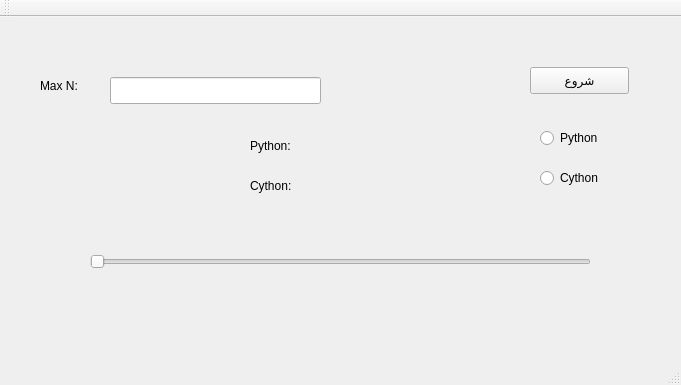
<?xml version="1.0" encoding="UTF-8"?>
<ui version="4.0">
 <class>MainWindow</class>
 <widget class="QMainWindow" name="MainWindow">
  <property name="geometry">
   <rect>
    <x>0</x>
    <y>0</y>
    <width>681</width>
    <height>385</height>
   </rect>
  </property>
  <property name="windowTitle">
   <string>MainWindow</string>
  </property>
  <widget class="QWidget" name="centralWidget">
   <widget class="QPushButton" name="start_pushButton">
    <property name="geometry">
     <rect>
      <x>530</x>
      <y>50</y>
      <width>99</width>
      <height>27</height>
     </rect>
    </property>
    <property name="text">
     <string>شروع</string>
    </property>
   </widget>
   <widget class="QLabel" name="pythonTime_label">
    <property name="geometry">
     <rect>
      <x>360</x>
      <y>110</y>
      <width>151</width>
      <height>31</height>
     </rect>
    </property>
    <property name="text">
     <string/>
    </property>
   </widget>
   <widget class="QSlider" name="horizontalSlider">
    <property name="geometry">
     <rect>
      <x>90</x>
      <y>230</y>
      <width>501</width>
      <height>29</height>
     </rect>
    </property>
    <property name="orientation">
     <enum>Qt::Horizontal</enum>
    </property>
   </widget>
   <widget class="QRadioButton" name="python_radioButton">
    <property name="geometry">
     <rect>
      <x>540</x>
      <y>110</y>
      <width>117</width>
      <height>22</height>
     </rect>
    </property>
    <property name="text">
     <string>Python</string>
    </property>
   </widget>
   <widget class="QRadioButton" name="cython_radioButton">
    <property name="geometry">
     <rect>
      <x>540</x>
      <y>150</y>
      <width>117</width>
      <height>22</height>
     </rect>
    </property>
    <property name="text">
     <string>Cython</string>
    </property>
   </widget>
   <widget class="QLabel" name="cythonTime_label">
    <property name="geometry">
     <rect>
      <x>360</x>
      <y>150</y>
      <width>151</width>
      <height>31</height>
     </rect>
    </property>
    <property name="text">
     <string/>
    </property>
   </widget>
   <widget class="QLabel" name="label">
    <property name="geometry">
     <rect>
      <x>250</x>
      <y>120</y>
      <width>67</width>
      <height>17</height>
     </rect>
    </property>
    <property name="text">
     <string>Python:</string>
    </property>
   </widget>
   <widget class="QLabel" name="label_2">
    <property name="geometry">
     <rect>
      <x>250</x>
      <y>160</y>
      <width>67</width>
      <height>17</height>
     </rect>
    </property>
    <property name="text">
     <string>Cython:</string>
    </property>
   </widget>
   <widget class="QLabel" name="label_3">
    <property name="geometry">
     <rect>
      <x>40</x>
      <y>60</y>
      <width>67</width>
      <height>17</height>
     </rect>
    </property>
    <property name="text">
     <string>Max N:</string>
    </property>
   </widget>
   <widget class="QLineEdit" name="maxN_lineEdit">
    <property name="geometry">
     <rect>
      <x>110</x>
      <y>60</y>
      <width>211</width>
      <height>27</height>
     </rect>
    </property>
   </widget>
  </widget>
  <widget class="QMenuBar" name="menuBar">
   <property name="geometry">
    <rect>
     <x>0</x>
     <y>0</y>
     <width>681</width>
     <height>25</height>
    </rect>
   </property>
  </widget>
  <widget class="QToolBar" name="mainToolBar">
   <attribute name="toolBarArea">
    <enum>TopToolBarArea</enum>
   </attribute>
   <attribute name="toolBarBreak">
    <bool>false</bool>
   </attribute>
  </widget>
  <widget class="QStatusBar" name="statusBar"/>
 </widget>
 <layoutdefault spacing="6" margin="11"/>
 <resources/>
 <connections/>
</ui>
